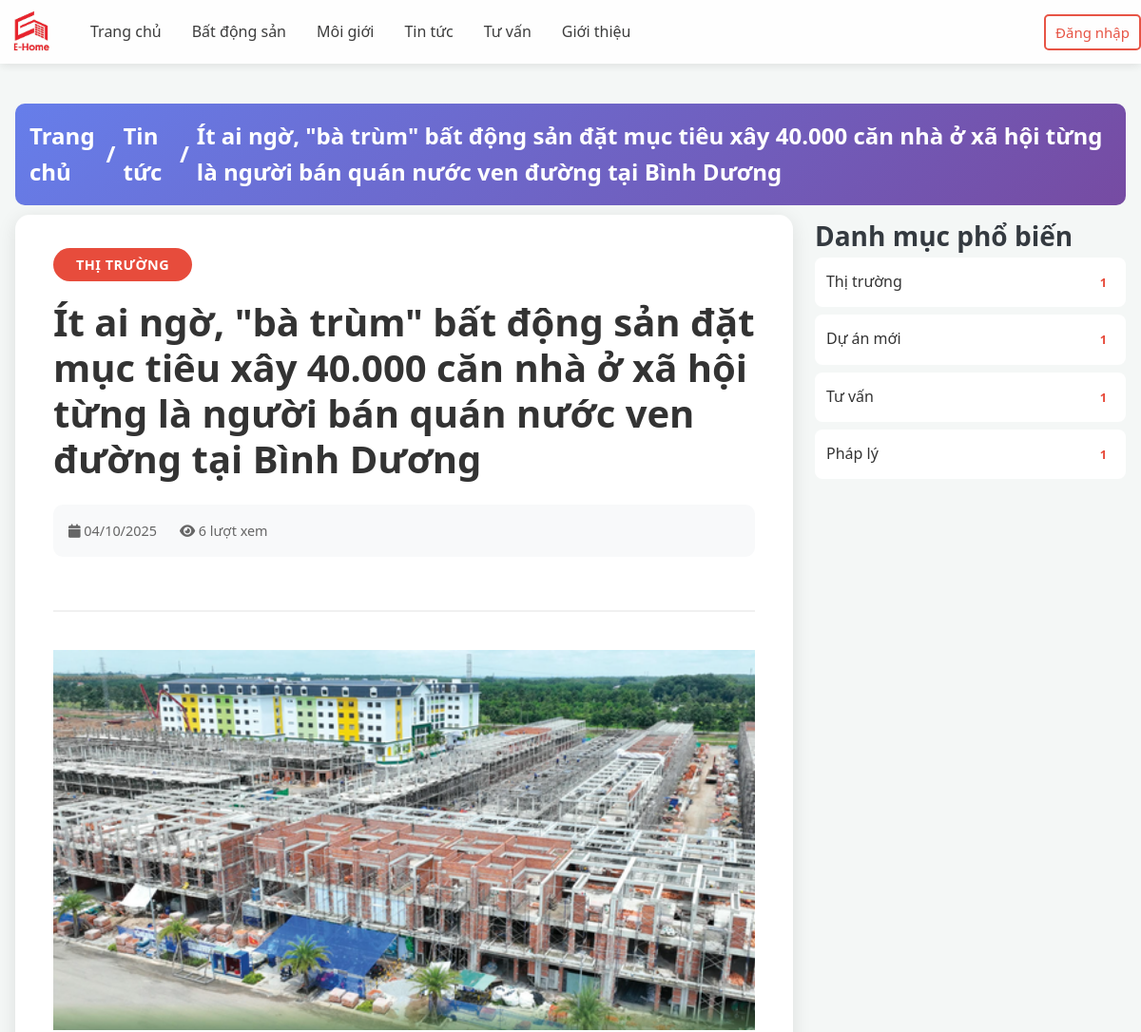
Before: /user/?act=news&id=25 (upper part) with the older database file.
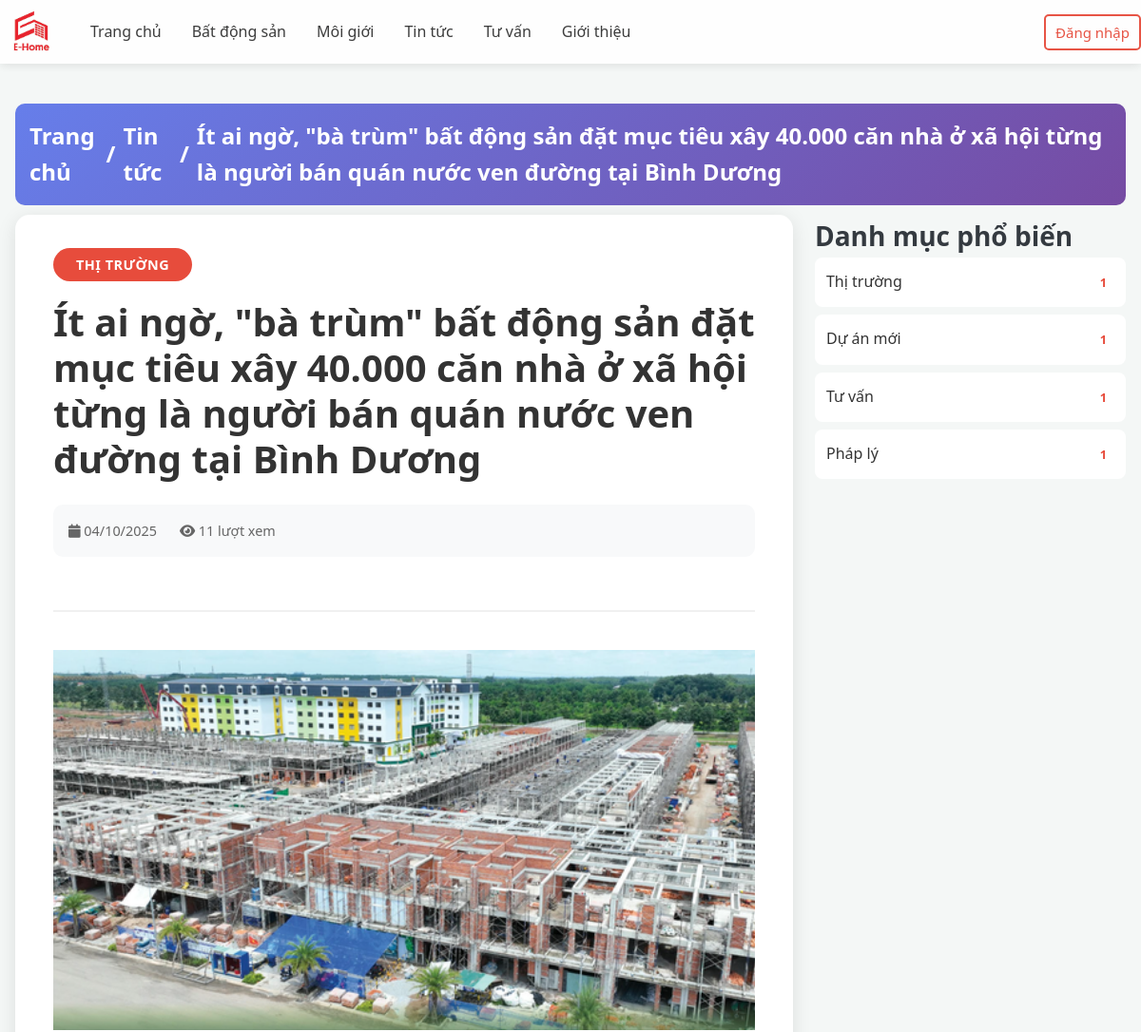
After: the same page with the newer database file.
### tables this page shows
CREATE TABLE `news` (
  `id` int(11) NOT NULL,
  `title` varchar(256) NOT NULL,
  `image` varchar(256) NOT NULL,
  `content` text NOT NULL,
  `createdAt` date NOT NULL DEFAULT current_timestamp(),
  `views` int(11) NOT NULL DEFAULT 0,
  `pin` tinyint(1) NOT NULL DEFAULT 0,
  `typeId` int(11) NOT NULL
);

CREATE TABLE `typenews` (
  `id` int(11) NOT NULL,
  `name` varchar(256) NOT NULL,
  `description` text DEFAULT NULL
);

### user/controllers/newsController/index.php (called while the page is built, shortened)
<?php
$newsId = isset($_GET['id']) ? (int)$_GET['id'] : 0;
$sql_news = "SELECT n.*, tn.name as typeName
             FROM `news` n
             INNER JOIN `typenews` tn ON n.typeId = tn.id
             WHERE n.id = $newsId";
$newsResult = mysqli_query($conn, $sql_news);
$newsDetail = mysqli_fetch_assoc($newsResult);
$updateViews = "UPDATE `news` SET views = views + 1 WHERE id = $newsId";
mysqli_query($conn, $updateViews);
$sql_categories = "SELECT tn.*, COUNT(n.id) as news_count
                   FROM `typenews` tn
                   LEFT JOIN `news` n ON tn.id = n.typeId
                   GROUP BY tn.id
                   ORDER BY news_count DESC
                   LIMIT 5";
$categoriesResult = mysqli_query($conn, $sql_categories);
$popularCategories = mysqli_fetch_all($categoriesResult, MYSQLI_ASSOC);
include "./views/page/news.php";
return;

### user/index.php (called while the page is built, shortened)
<?php
    include "views/header.php";
    include "controllers/userController.php";
    include "views/footer.php"
?>

### user/views/page/news.php (the view, shortened to what this page needs)
<main class="news-detail">
    <section class="page-header">
        <div class="breadcrumb">
            <a href="index.php">Trang chủ</a>
            <span>/</span>
            <a href="index.php?act=listNews">Tin tức</a>
            <span>/</span>
            <span><?= htmlspecialchars($newsDetail['title']) ?></span>
        </div>
    </section>
    <div class="news-detail-layout">
            <article class="news-article">
                <header class="article-header">
                    <div class="article-category">
                        <span class="category-tag"><?= htmlspecialchars($newsDetail['typeName']) ?></span>
                    </div>
                    <h1><?= htmlspecialchars($newsDetail['title']) ?></h1>
                    <div class="article-meta">
                        <div class="article-stats">
                            <span><i class="fas fa-calendar"></i>
                                <?= date('d/m/Y', strtotime($newsDetail['createdAt'])) ?></span>
                            <span><i class="fas fa-eye"></i> <?= number_format($newsDetail['views']) ?> lượt xem</span>
                        </div>
                    </div>
                </header>
                <?php if (!empty($newsDetail['image'])) { ?>
                    <div class="article-image">
                        <img src="<?= htmlspecialchars($newsDetail['image']) ?>"
                            alt="<?= htmlspecialchars($newsDetail['title']) ?>">
                    </div>
                <?php } ?>
            </article>
            <aside class="news-sidebar">
                <div class="sidebar-widget">
                    <h3>Danh mục phổ biến</h3>
                    <div class="categories-list">
                        <?php foreach ($popularCategories as $category) { ?>
                            <a href="index.php?act=listNews&category=<?= $category['id'] ?>" class="category-item">
                                <span><?= htmlspecialchars($category['name']) ?></span>
                                <span class="count"><?= $category['news_count'] ?></span>
                            </a>
                        <?php } ?>
                    </div>
                </div>
            </aside>
        </div>
</main>

Changed rows visible on the page:
changed news "THỊ TRƯỜNG": views "6" → "11"
